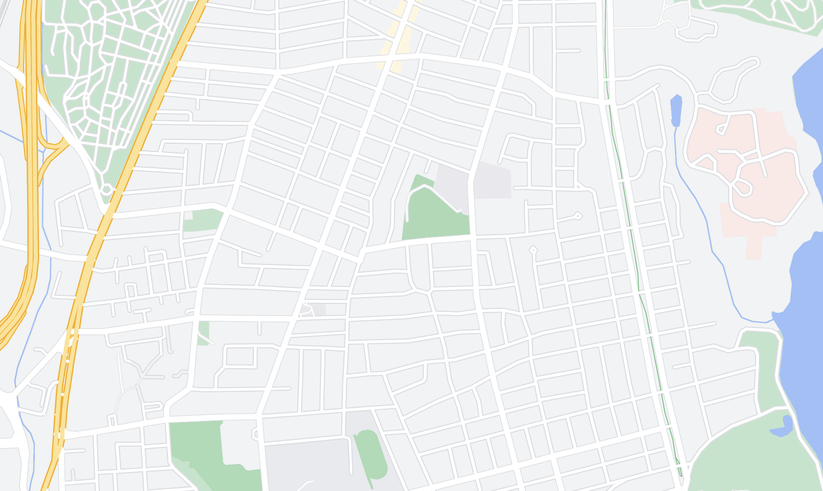
#> input picture ss 2.png, 823 x 491 px, shrunk from 1608 x 960 before the run
$ python points.py
#> lines starting #> are read from the running program, lines starting #| are printed output that depends on the picture
import matplotlib.pyplot as plt
from PIL import Image
import numpy as np
from matplotlib.widgets import Slider, Button

# import matplotlib as mpl
# mpl.rcParams['figure.figsize'] = [12, 12]
# mpl.rcParams['figure.dpi'] = 72

# corners are the tuple of tuples: ((a,b), (c,d))
#
# note: it's (y,x) since latitude is first
# (a,b)
# +--------------+
# |              |
# |              |
# |              |
# |              |
# |              |
# +--------------+ (c,d)

# imageconf is tuple (width, height)

"""GLOBALS"""
corners1 = ((41.837521, -71.413896), (41.817705, -71.371781))
fname1 = "./ss 1.png"

corners2 = ((41.848696763227515, -71.41241538461539), (41.8333626547619, -71.37795461538461))
fname2 = "./ss 2.png"

corners = corners2
fname = fname2
"""END GLOBALS"""

def corner2width(corners):
    (a, b), (c, d) = corners
    return d - b

def corner2height(corners):
    (a, b), (c, d) = corners
    return a - c

"""
Given a gps coord, the corners of an image, and its height and width,
returns the corresponding pixel location
"""
def gps2pixel(coords, corners, imageconf):
    width = corner2width(corners)
    height = corner2height(corners)
    iwidth, iheight = imageconf

    (a, b), (c, d) = corners
    y, x = coords
    py = (a - y) * (iheight/height)
    px = (x - b) * (iwidth/width)
    return (int(px), int(py))

"""Returns the gps coords of a pixel on the image"""
# [10 lines left out: function pixel2gps, not called in this run]
    # [4 lines of commented-out code are left out]

"""
Removes duplicates from list of points

Params:
    points - a list of 2tuples of floats
Returns: list of 2tuples of floats, each tuple distinct
"""
def remove_duplicate_points(points):
    unique_points = []
    for point in points:
        is_a_duplicate = False
        nx, ny = point
        for unique_point in unique_points:
            ux, uy = unique_point
            if nx == ux and ny == uy:
                is_a_duplicate = True
        if not is_a_duplicate:
            unique_points.append(point)
    return unique_points


def read_gps(fname):
    """returns (n,2) array of gps data, expects `lattidue_float, longitute_float`"""
    def line2pt(line):
        line = line.strip().split(", ")
        return float(line[0]), float(line[1])

    with open(fname) as fo:
        lines = fo.readlines()
        points = list(map(line2pt, lines))
        points = remove_duplicate_points(points)
        return points

"""Places a red dot on the image represented by arr at location (px, py)"""
def plot_point(arr,px,py,imageconf):
    ret = arr.copy()
    for i in range(0, 5):
        for j in range(0, 5):
            if min(i, 4-i) + min(j, 4-j) == 0: # on a corner:
                continue
            y = py + i - 2
            x = px + j - 2
            if x < 0 or x >= imageconf[0] or y < 0 or y >= imageconf[1]:
                continue
            ret[y, x, 0] = 255
            ret[y, x, 1] = 0
            ret[y, x, 2] = 0
    return ret

def main():
    with Image.open(fname) as im:
#> im is the input picture: PIL image 823x491 RGBA; mean R, G, B, A 236, 238.9, 237.1, 255
        im = np.asarray(im)[:, :, :3]
#> im: shape (491, 823, 3)
        imageconf = im.shape[1], im.shape[0]
#> imageconf = (823, 491)

    data = read_gps("./combined.txt")
#> (reads combined.txt from the repository)
    new_arr = im
    for pt in data:
        px, py = gps2pixel(pt, corners, imageconf)
        new_arr = plot_point(new_arr, px, py, imageconf)
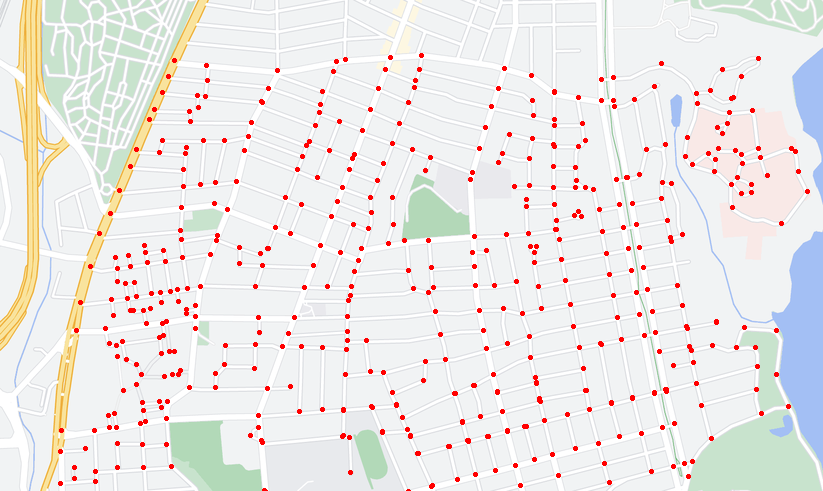
#> new_arr: shape (491, 823, 3); mean R, G, B 236.2, 232.8, 231

    # SLIDER
    # ======

    fig, ax = plt.subplots()

    # adjust the main plot to make room for the sliders
    fig.subplots_adjust(left=0.25, bottom=0.25)

    # Make a horizontal slider to control the frequency.
    axlat = fig.add_axes([0.25, 0.05, 0.65, 0.03])
    long_slider = Slider(
        ax=axlat,
        label='longitude',
        valmin=-0.01,
        valmax=0.01,
        valinit=0,
    )
    axwidth = fig.add_axes([0.25, 0.15, 0.65, 0.03])
    width_slider = Slider(
        ax=axwidth,
        label="width",
        valmin=0.8,
        valmax=1.2,
        valinit=1,
    )

    # Make a vertically oriented slider to control the amplitude
    axlat = fig.add_axes([0.15, 0.25, 0.0225, 0.63])
    lat_slider = Slider(
        ax=axlat,
        label="latitude",
        valmin=-0.01,
        valmax=0.01,
        valinit=0,
        orientation="vertical"
    )
    axheight = fig.add_axes([0.05, 0.25, 0.0225, 0.63])
    height_slider = Slider(
        ax=axheight,
        label="height",
        valmin=0.8,
        valmax=1.2,
        valinit=1,
        orientation="vertical"
    )

    # The function to be called anytime a slider's value changes
    # [28 lines left out: function update, not called in this run]

    # register the update function with each slider
    lat_slider.on_changed(update)
    long_slider.on_changed(update)
    width_slider.on_changed(update)
    height_slider.on_changed(update)

    # Create a `matplotlib.widgets.Button` to reset the sliders to initial values.
    resetax = fig.add_axes([0.8, 0.025, 0.1, 0.04])
    button = Button(resetax, 'Reset', hovercolor='0.975')


    def reset(event):
        lat_slider.reset()
        long_slider.reset()
    button.on_clicked(reset)

    new_arr = im
    for pt in data:
        px, py = gps2pixel(pt, corners, imageconf)
        new_arr = plot_point(new_arr, px, py, imageconf)
    ax.imshow(new_arr)
    plt.show()
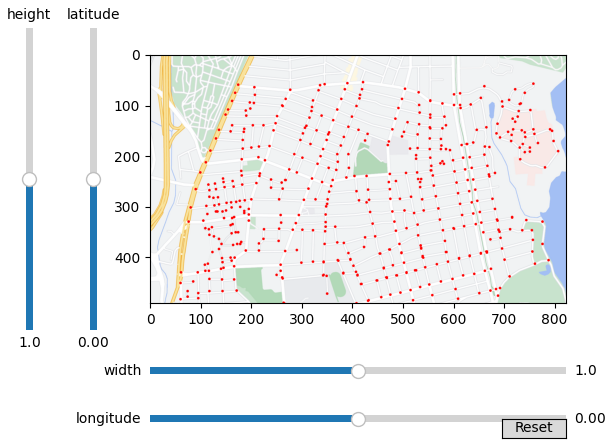
#> figure drawn by matplotlib, 5 panels

if __name__ == "__main__":
    main()
